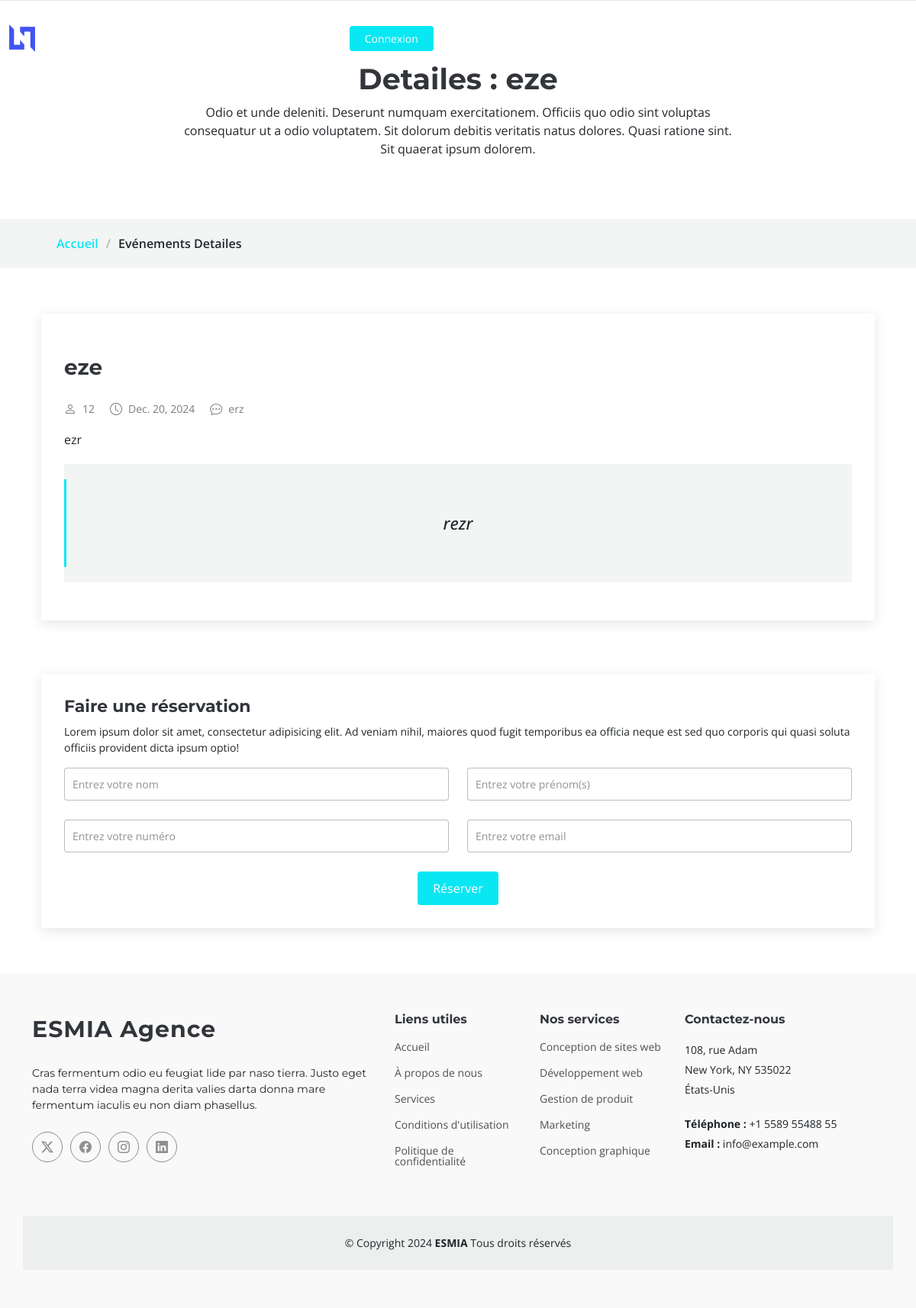
Page /event/4/ on the committed database.
### app/models.py (models this page shows, shortened)
class Event(models.Model):
    user = models.ForeignKey(User, on_delete=models.CASCADE, related_name='events')
    category = models.CharField(max_length=100)
    title = models.CharField(max_length=100)
    description_court = models.TextField()
    description_longue = models.TextField()
    location = models.CharField(max_length=200)
    date = models.DateField()
    capacity = models.IntegerField()
    program = models.TextField()
    image = models.ImageField(upload_to='Evenements/')

### app/views.py (the view)
# urls.py: path('event/<int:event_id>/', event_detail, name='event_detail'),
def event_detail(request, event_id):
    event = get_object_or_404(Event, id=event_id)
    return render(request, 'event_detail.html', {'event': event})

### app/templates/event_detail.html (shortened to what this page needs)
<!DOCTYPE html>
<html lang="en">
<head>
    {%load static%}
    <link rel="stylesheet" href="https://cdn.jsdelivr.net/npm/aos@2.3.4/dist/aos.css" />
    {%load static%}
    <link href="{% static 'assets/vendor/bootstrap/css/bootstrap.min.css' %}" rel="stylesheet">
    <link href="{% static 'assets/vendor/bootstrap-icons/bootstrap-icons.css' %}" rel="stylesheet">
    <link href="{% static 'assets/vendor/aos/aos.css' %}" rel="stylesheet">
    <link href="{% static 'assets/vendor/glightbox/css/glightbox.min.css' %}" rel="stylesheet">
    <link href="{% static 'assets/vendor/swiper/swiper-bundle.min.css' %}" rel="stylesheet">
    <link rel="stylesheet" href="{% static 'assets/css/main.css' %}">
</head>
<body class="index-page">
    {% include 'layouts/header_details.html' %}
    <main class="blog-details-page">
        <div class="page-title" data-aos="fade">
        <div class="heading">
            <div class="container">
            <div class="row d-flex justify-content-center text-center">
                <div class="col-lg-8">
                <h1>Detailes : {{ event.title }}</h1>
                <p class="mb-0">Odio et unde deleniti. Deserunt numquam exercitationem. Officiis quo odio sint voluptas consequatur ut a odio voluptatem. Sit dolorum debitis veritatis natus dolores. Quasi ratione sint. Sit quaerat ipsum dolorem.</p>
                </div>
            </div>
            </div>
        </div>
        <nav class="breadcrumbs" id="detailsEvents">
            <div class="container">
            <ol>
                <li><a href="{% url 'index' %}">Accueil</a></li>
                <li class="current">Evénements Detailes</li>
            </ol>
            </div>
        </nav>
        </div>
        <div class="container">
            <div class="row">
                <div class="col-lg-12">
                <section id="blog-details" class="blog-details section">
                    <div class="container">
                    <article class="article">
                        <div class="post-img">
                        {%load static%}
                        </div>
                        <h2 class="title">{{event.title}}</h2>
                        <div class="meta-top">
                        <ul>
                            <li class="d-flex align-items-center"><i class="bi bi-person"></i> <a>{{event.capacity}}</a></li>
                            <li class="d-flex align-items-center"><i class="bi bi-clock"></i> <a><time datetime="2020-01-01">{{event.date}}</time></a></li>
                            <li class="d-flex align-items-center"><i class="bi bi-chat-dots"></i> <a>{{event.location}}</a></li>
                        </ul>
                        </div>
                        <div class="content">
                        <p>
                            {{event.description_longue}}
                        </p>
                        <blockquote>
                            <p>
                            {{event.description_court}}
                            </p>
                        </blockquote>
                        </div>
                    </article>
                    </div>
                </section>
                <section id="comment-form" class="comment-form section">
                    <div class="container">
                    <form method="POST" action="{% url 'reserve_event' event.id %}">
                        <h4>Faire une réservation</h4>
                        <p>Lorem ipsum dolor sit amet, consectetur adipisicing elit. Ad veniam nihil, maiores quod fugit temporibus ea officia neque est sed quo corporis qui quasi soluta officiis provident dicta ipsum optio!</p>
                        <div class="row">
                            <div class="col-md-6 form-group">
                                <input name="name" type="text" class="form-control" placeholder="Entrez votre nom" required>
                            </div>
                            <div class="col-md-6 form-group">
                                <input name="surname" type="text" class="form-control" placeholder="Entrez votre prénom(s)" required>
                            </div>
                            <div class="col-md-6 form-group">
                                <input name="number" type="text" class="form-control" placeholder="Entrez votre numéro" required>
                            </div>
                            <div class="col-md-6 form-group">
                                <input name="email" type="email" class="form-control" placeholder="Entrez votre email" required>
                            </div>
                        </div>
                        <div class="text-center">
                            <button type="submit" class="btn btn-primary">Réserver</button>
                        </div>
                    </form>
                    </div>
                </section>
                </div>
            </div>
        </div>
    </main>
        {% include 'layouts/footer.html' %}
    {%load static%}
</body>
</html>

### app/static/assets/css/main.css (style rules this page uses)
:root { --default-font: "Open Sans", system-ui, -apple-system, "Segoe UI", Roboto, "Helvetica Neue", Arial, "Noto Sans", "Liberation Sans", sans-serif, "Apple Color Emoji", "Segoe UI Emoji", "Segoe UI Symbol", "Noto Color Emoji"; --heading-font: "Montserrat", sans-serif; --nav-font: "Poppins", sans-serif; }
:root { --background-color: #ffffff; --default-color: #212529; --heading-color: #32353a; --accent-color: #09e7f3; --surface-color: #ffffff; --contrast-color: #ffffff; }
:root { --nav-color: #3a3939; --nav-hover-color: #09e7f3; --nav-mobile-background-color: #ffffff; --nav-dropdown-background-color: #ffffff; --nav-dropdown-color: #3a3939; --nav-dropdown-hover-color: #09e7f3; }
:root { scroll-behavior: smooth; }
body { color: var(--default-color); background-color: var(--background-color); font-family: var(--default-font); }
a { color: var(--accent-color); text-decoration: none; transition: 0.3s; }
h1, h2, h3, h4, h5, h6 { color: var(--heading-color); font-family: var(--heading-font); }
.page-title { color: var(--default-color); background-color: var(--background-color); position: relative; }
.page-title .heading { padding: 80px 0; border-top: 1px solid color-mix(in srgb, var(--default-color), transparent 90%); }
.page-title .heading h1 { font-size: 38px; font-weight: 700; }
.page-title nav { background-color: color-mix(in srgb, var(--default-color), transparent 95%); padding: 20px 0; }
.page-title nav ol { display: flex; flex-wrap: wrap; list-style: none; margin: 0; font-size: 16px; font-weight: 600; }
.page-title nav ol li+li { padding-left: 10px; }
.page-title nav ol li+li::before { content: "/"; display: inline-block; padding-right: 10px; color: color-mix(in srgb, var(--default-color), transparent 70%); }
section, .section { color: var(--default-color); background-color: var(--background-color); padding: 60px 0; scroll-margin-top: 98px; overflow: clip; }
.blog-details { padding-bottom: 30px; }
.blog-details .article { background-color: var(--surface-color); padding: 30px; box-shadow: 0 4px 16px rgba(0, 0, 0, 0.1); }
.blog-details .post-img { margin: -30px -30px 20px -30px; overflow: hidden; }
.blog-details .title { color: var(--heading-color); font-size: 28px; font-weight: 700; padding: 0; margin: 30px 0; }
.blog-details .content { margin-top: 20px; }
.blog-details .content blockquote { overflow: hidden; background-color: color-mix(in srgb, var(--default-color), transparent 95%); padding: 60px; position: relative; text-align: center; margin: 20px 0; }
.blog-details .content blockquote p { color: var(--default-color); line-height: 1.6; margin-bottom: 0; font-style: italic; font-weight: 500; font-size: 22px; }
.blog-details .content blockquote:after { content: ""; position: absolute; left: 0; top: 0; bottom: 0; width: 3px; background-color: var(--accent-color); margin-top: 20px; margin-bottom: 20px; }
.blog-details .meta-top { margin-top: 20px; color: color-mix(in srgb, var(--default-color), transparent 40%); }
.blog-details .meta-top ul { display: flex; flex-wrap: wrap; list-style: none; align-items: center; padding: 0; margin: 0; }
.blog-details .meta-top ul li+li { padding-left: 20px; }
.blog-details .meta-top i { font-size: 16px; margin-right: 8px; line-height: 0; color: color-mix(in srgb, var(--default-color), transparent 40%); }
.blog-details .meta-top a { color: color-mix(in srgb, var(--default-color), transparent 40%); font-size: 14px; display: inline-block; line-height: 1; }
.comment-form { padding-top: 10px; }
.comment-form form { background-color: var(--surface-color); margin-top: 30px; padding: 30px; box-shadow: 0 4px 16px rgba(0, 0, 0, 0.1); }
.comment-form form h4 { font-weight: bold; font-size: 22px; }
.comment-form form p { font-size: 14px; }
.comment-form form input { background-color: var(--surface-color); color: var(--default-color); border: 1px solid color-mix(in srgb, var(--default-color), transparent 70%); font-size: 14px; border-radius: 4px; padding: 10px 10px; }
.comment-form form input::placeholder { color: color-mix(in srgb, var(--default-color), transparent 50%); }
.comment-form form .form-group { margin-bottom: 25px; }
.comment-form form .btn-primary { border-radius: 4px; padding: 10px 20px; border: 0; background-color: var(--accent-color); color: var(--contrast-color); }

### rows in the picture
Event: title "eze", capacity "12", date "Dec. 20, 2024", location "erz", description_longue "ezr", description_court "rezr"
